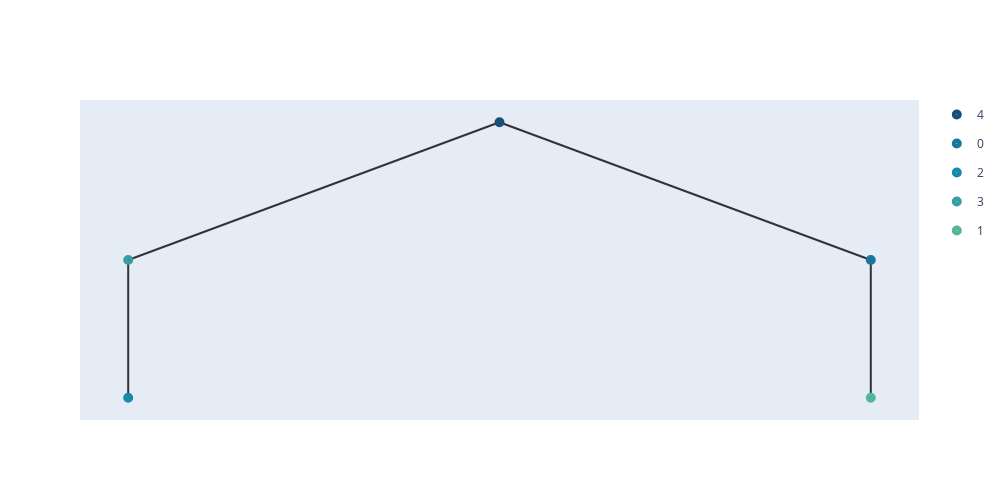

The cell this chart's notebook holds for it:
### Code cell
merge_points_with_c(embeddings1,nodes1,folder_path1 +'datas.data',1,tmp1.shape[1]+1,0,folder_path1,epoches21,c1,c2)
nos1 = build_hyper_tree_from_folder(folder_path1,True)
add_meta(nos1[0],meta_list1,[])
show_tree(nos1[0],color=['#184e77','#1a759f','#168aad',"#34a0a4",'#52b69a','#99d98c','#76c893','#99d98c']).show_fig()
remove_meta(nos1[0]);

### Figure 1 — Plotly figure (JSON) as saved in the notebook; plotly's stock layout.template omitted (floating-point values rounded to 4 significant figures)
{"data": [{"hoverinfo": "text", "hovertext": ["0_4"], "legendgroup": "4", "marker": {"color": "#184e77", "size": 10, "symbol": "circle-dot"}, "mode": "markers+text", "name": "4", "type": "scatter", "x": [5.5], "y": [5]}, {"hoverinfo": "text", "hovertext": ["2_0"], "legendgroup": "0", "marker": {"color": "#1a759f", "size": 10, "symbol": "circle-dot"}, "mode": "markers+text", "name": "0", "type": "scatter", "x": [7.75], "y": [3.5]}, {"hoverinfo": "text", "hovertext": ["4_2"], "legendgroup": "2", "marker": {"color": "#168aad", "size": 10, "symbol": "circle-dot"}, "mode": "markers+text", "name": "2", "type": "scatter", "x": [3.25], "y": [2]}, {"hoverinfo": "text", "hovertext": ["1_3"], "legendgroup": "3", "marker": {"color": "#34a0a4", "size": 10, "symbol": "circle-dot"}, "mode": "markers+text", "name": "3", "type": "scatter", "x": [3.25], "y": [3.5]}, {"hoverinfo": "text", "hovertext": ["3_1"], "legendgroup": "1", "marker": {"color": "#52b69a", "size": 10, "symbol": "circle-dot"}, "mode": "markers+text", "name": "1", "type": "scatter", "x": [7.75], "y": [2]}], "layout": {"height": 500, "shapes": [{"layer": "below", "line": {"color": "#333", "width": 2}, "type": "line", "x0": 5.5, "x1": 5.5, "y0": 5, "y1": 5}, {"layer": "below", "line": {"color": "#333", "width": 2}, "type": "line", "x0": 5.5, "x1": 3.25, "y0": 5, "y1": 3.5}, {"layer": "below", "line": {"color": "#333", "width": 2}, "type": "line", "x0": 3.25, "x1": 3.25, "y0": 3.5, "y1": 2}, {"layer": "below", "line": {"color": "#333", "width": 2}, "type": "line", "x0": 5.5, "x1": 7.75, "y0": 5, "y1": 3.5}, {"layer": "below", "line": {"color": "#333", "width": 2}, "type": "line", "x0": 7.75, "x1": 7.75, "y0": 3.5, "y1": 2}], "width": 1000, "xaxis": {"showgrid": false, "showline": false, "showticklabels": false, "zeroline": false}, "yaxis": {"showgrid": false, "showline": false, "showticklabels": false, "zeroline": false}}}
